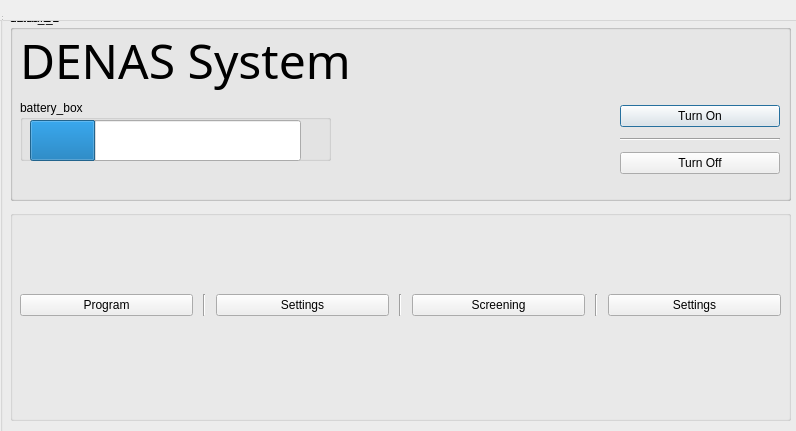
<?xml version="1.0" encoding="UTF-8"?>
<ui version="4.0">
 <class>Settings</class>
 <widget class="QDialog" name="Settings">
  <property name="geometry">
   <rect>
    <x>0</x>
    <y>0</y>
    <width>796</width>
    <height>431</height>
   </rect>
  </property>
  <property name="windowTitle">
   <string>MainWindow</string>
  </property>
  <widget class="QWidget" name="centralwidget">
   <widget class="QGroupBox" name="Master">
    <property name="geometry">
     <rect>
      <x>0</x>
      <y>0</y>
      <width>801</width>
      <height>581</height>
     </rect>
    </property>
    <property name="title">
     <string>Master</string>
    </property>
    <widget class="QGroupBox" name="static_2">
     <property name="geometry">
      <rect>
       <x>10</x>
       <y>10</y>
       <width>781</width>
       <height>191</height>
      </rect>
     </property>
     <property name="title">
      <string>static_2</string>
     </property>
     <widget class="QGroupBox" name="default_2">
      <property name="geometry">
       <rect>
        <x>0</x>
        <y>0</y>
        <width>781</width>
        <height>191</height>
       </rect>
      </property>
      <property name="title">
       <string>default_2</string>
      </property>
      <widget class="QWidget" name="verticalLayoutWidget">
       <property name="geometry">
        <rect>
         <x>610</x>
         <y>90</y>
         <width>160</width>
         <height>80</height>
        </rect>
       </property>
       <layout class="QVBoxLayout" name="power_layout">
        <item>
         <widget class="QPushButton" name="on_button">
          <property name="text">
           <string>Turn On</string>
          </property>
         </widget>
        </item>
        <item>
         <widget class="Line" name="line_3">
          <property name="orientation">
           <enum>Qt::Horizontal</enum>
          </property>
         </widget>
        </item>
        <item>
         <widget class="QPushButton" name="off_button">
          <property name="text">
           <string>Turn Off</string>
          </property>
         </widget>
        </item>
       </layout>
      </widget>
      <widget class="QGroupBox" name="battery_box">
       <property name="enabled">
        <bool>true</bool>
       </property>
       <property name="geometry">
        <rect>
         <x>10</x>
         <y>90</y>
         <width>311</width>
         <height>61</height>
        </rect>
       </property>
       <property name="title">
        <string>battery_box</string>
       </property>
       <widget class="QProgressBar" name="battery_lvl">
        <property name="geometry">
         <rect>
          <x>10</x>
          <y>20</y>
          <width>271</width>
          <height>41</height>
         </rect>
        </property>
        <property name="value">
         <number>24</number>
        </property>
        <property name="alignment">
         <set>Qt::AlignRight|Qt::AlignTop|Qt::AlignTrailing</set>
        </property>
        <property name="format">
         <string/>
        </property>
       </widget>
       <widget class="QLabel" name="battery_label">
        <property name="geometry">
         <rect>
          <x>250</x>
          <y>30</y>
          <width>47</width>
          <height>21</height>
         </rect>
        </property>
        <property name="text">
         <string/>
        </property>
       </widget>
      </widget>
      <widget class="QLabel" name="clock">
       <property name="geometry">
        <rect>
         <x>640</x>
         <y>10</y>
         <width>121</width>
         <height>51</height>
        </rect>
       </property>
       <property name="font">
        <font>
         <family>Segoe UI</family>
         <pointsize>14</pointsize>
         <weight>75</weight>
         <bold>true</bold>
        </font>
       </property>
       <property name="text">
        <string/>
       </property>
      </widget>
      <widget class="QLabel" name="battery_msg">
       <property name="geometry">
        <rect>
         <x>20</x>
         <y>150</y>
         <width>241</width>
         <height>31</height>
        </rect>
       </property>
       <property name="font">
        <font>
         <pointsize>9</pointsize>
         <weight>75</weight>
         <bold>true</bold>
        </font>
       </property>
       <property name="text">
        <string/>
       </property>
      </widget>
     </widget>
     <widget class="QLabel" name="label">
      <property name="geometry">
       <rect>
        <x>10</x>
        <y>20</y>
        <width>421</width>
        <height>61</height>
       </rect>
      </property>
      <property name="font">
       <font>
        <family>MV Boli</family>
        <pointsize>36</pointsize>
       </font>
      </property>
      <property name="text">
       <string>DENAS System</string>
      </property>
     </widget>
     <zorder>label</zorder>
     <zorder>default_2</zorder>
    </widget>
    <widget class="QGroupBox" name="menu">
     <property name="geometry">
      <rect>
       <x>10</x>
       <y>210</y>
       <width>781</width>
       <height>211</height>
      </rect>
     </property>
     <property name="title">
      <string/>
     </property>
     <widget class="QWidget" name="horizontalLayoutWidget">
      <property name="geometry">
       <rect>
        <x>0</x>
        <y>30</y>
        <width>781</width>
        <height>131</height>
       </rect>
      </property>
      <layout class="QHBoxLayout" name="sub_menu">
       <property name="spacing">
        <number>10</number>
       </property>
       <property name="sizeConstraint">
        <enum>QLayout::SetDefaultConstraint</enum>
       </property>
       <property name="leftMargin">
        <number>10</number>
       </property>
       <property name="topMargin">
        <number>10</number>
       </property>
       <property name="rightMargin">
        <number>10</number>
       </property>
       <property name="bottomMargin">
        <number>10</number>
       </property>
       <item>
        <layout class="QGridLayout" name="sub_grid">
         <property name="leftMargin">
          <number>0</number>
         </property>
         <item row="0" column="6">
          <widget class="QPushButton" name="settings">
           <property name="text">
            <string>Settings</string>
           </property>
          </widget>
         </item>
         <item row="0" column="1">
          <widget class="Line" name="line">
           <property name="orientation">
            <enum>Qt::Vertical</enum>
           </property>
          </widget>
         </item>
         <item row="0" column="0">
          <widget class="QPushButton" name="program">
           <property name="text">
            <string>Program</string>
           </property>
          </widget>
         </item>
         <item row="0" column="4">
          <widget class="QPushButton" name="screening">
           <property name="text">
            <string>Screening</string>
           </property>
          </widget>
         </item>
         <item row="0" column="2">
          <widget class="QPushButton" name="Settings">
           <property name="text">
            <string>Settings</string>
           </property>
          </widget>
         </item>
         <item row="0" column="3">
          <widget class="Line" name="line_4">
           <property name="orientation">
            <enum>Qt::Vertical</enum>
           </property>
          </widget>
         </item>
         <item row="0" column="5">
          <widget class="Line" name="line_2">
           <property name="orientation">
            <enum>Qt::Vertical</enum>
           </property>
          </widget>
         </item>
        </layout>
       </item>
      </layout>
     </widget>
    </widget>
    <zorder>menu</zorder>
    <zorder>static_2</zorder>
   </widget>
  </widget>
  <widget class="QMenuBar" name="menubar">
   <property name="geometry">
    <rect>
     <x>0</x>
     <y>0</y>
     <width>796</width>
     <height>21</height>
    </rect>
   </property>
  </widget>
  <widget class="QStatusBar" name="statusbar"/>
 </widget>
 <resources/>
 <connections/>
</ui>
